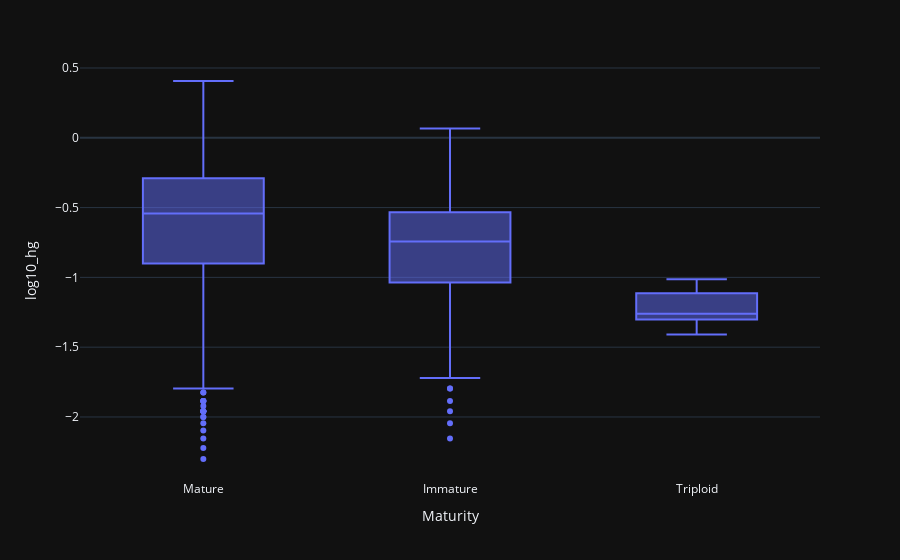

Notebook cell for this chart:
### Markdown cell above
Tukey’s HSD Test for multiple comparisons found that the mean value of Hg (mg/kg) was significantly different between Mature and Immature *(p < 0.001)*, Immature and Triploid *(p < 0.001)*, and Mature and Triploid *(p < 0.001)*

### Code cell
# Plotting a boxplot to visualize the distribution of data for all groups
box = px.box(df_mat, x='Maturity', y='log10_hg')
box.show()

### Figure 1 — Plotly figure (JSON) as saved in the notebook; plotly's stock layout.template omitted (floating-point values rounded to 4 significant figures; data arrays with more than 128 entries replaced by an {"elided": "..."} marker saying what was removed)
{"data": [{"alignmentgroup": "True", "hovertemplate": "Maturity=%{x}<br>log10_hg=%{y}<extra></extra>", "legendgroup": "", "marker": {"color": "#636efa"}, "name": "", "notched": false, "offsetgroup": "", "orientation": "v", "showlegend": false, "x": {"elided": "3777 str values"}, "x0": " ", "xaxis": "x", "y": {"elided": "3777 float values"}, "y0": " ", "yaxis": "y", "type": "box"}], "layout": {"xaxis": {"anchor": "y", "domain": [0.0, 1.0], "title": {"text": "Maturity"}}, "yaxis": {"anchor": "x", "domain": [0.0, 1.0], "title": {"text": "log10_hg"}}, "legend": {"tracegroupgap": 0}, "margin": {"t": 60}, "boxmode": "group"}}
